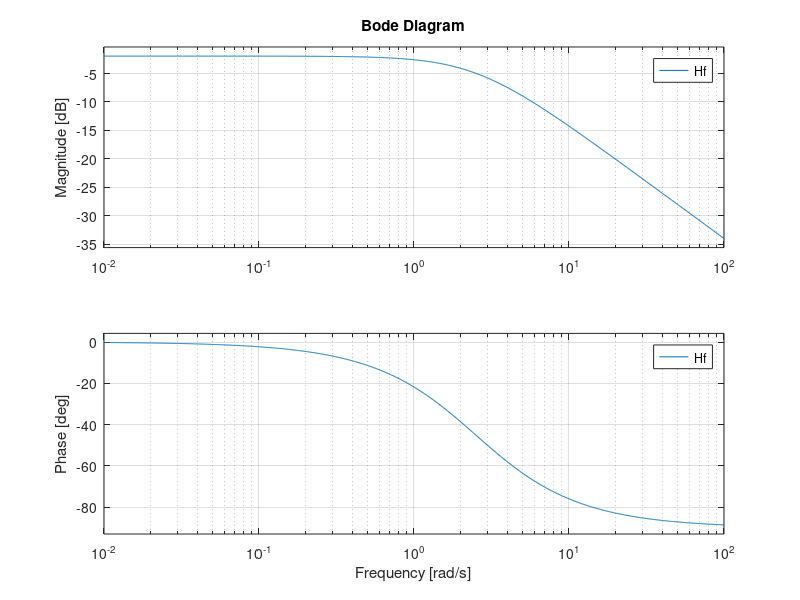
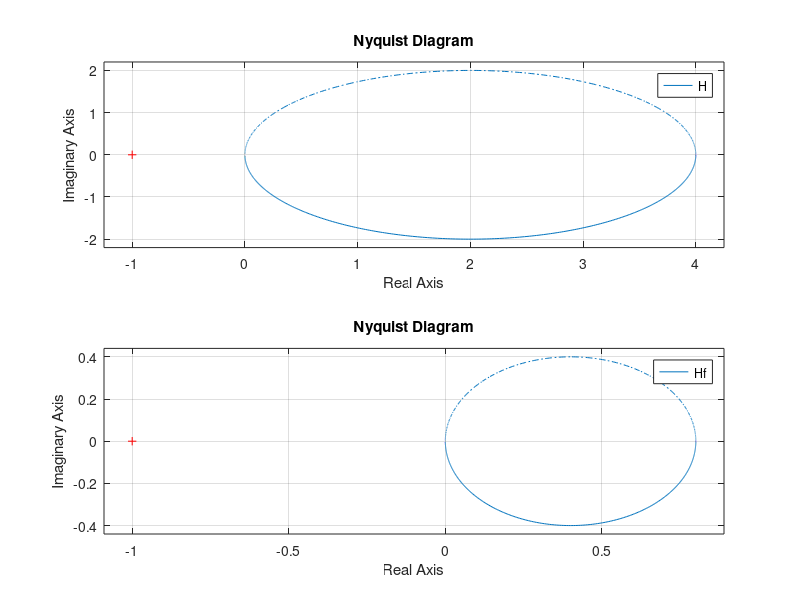
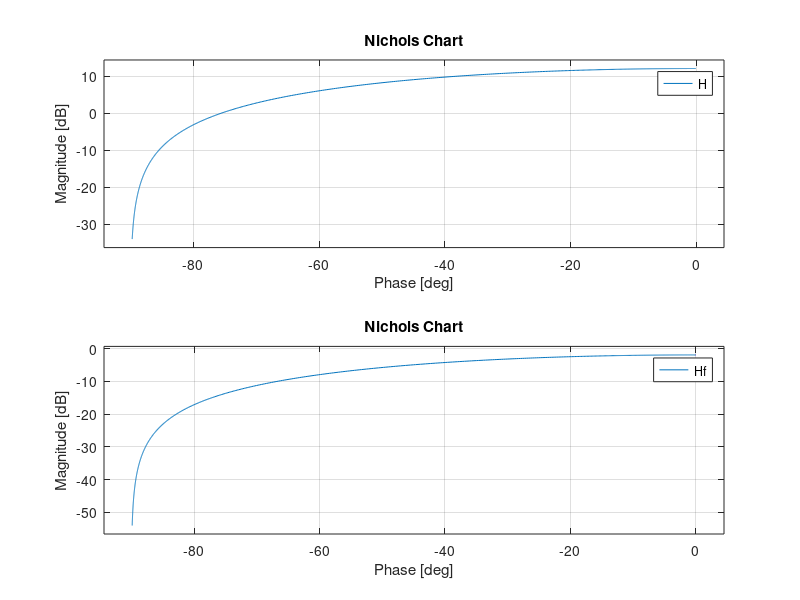

These figures' MATLAB source, in order:
clc
clear all
close all
num=[2 1];
den=[1 1 1/4];
H=tf(num,den)
[A,B,C,D]=tf2ss(num,den)
pole(H)
zero(H)
%en boucle ouvert
figure(1)
subplot(2,1,1)
bode(H)
figure(2)
subplot(2,1,1)
 nyquist(H)
figure(3)
subplot(2,1,1)
nichols(H)
%en boucle ferme
% [num1,den1]=feedback(num,1,den,1)
Hf=feedback(H,1)
figure(1)
subplot(2,1,2)
bode(Hf)
figure(2)
subplot(2,1,2)
 nyquist(Hf)
figure(3)
subplot(2,1,2)
nichols(Hf)
[g,p]=margin(H)
if((g>0)||(p>0))
disp('le sys est stable');
else disp('le sys n est pas stable');
end













